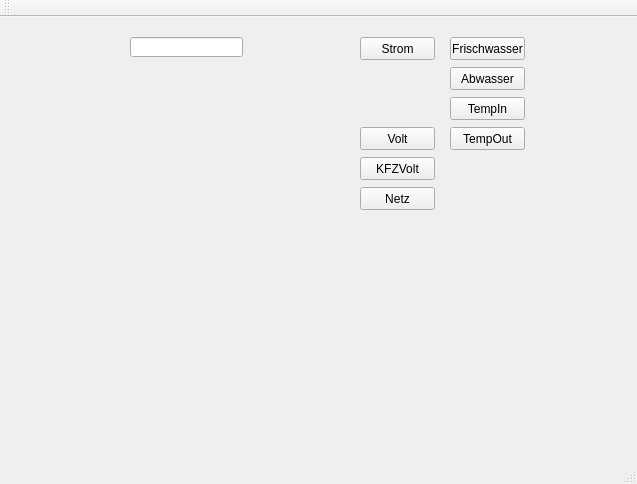
<?xml version="1.0" encoding="UTF-8"?>
<ui version="4.0">
 <class>MainWindow</class>
 <widget class="QMainWindow" name="MainWindow">
  <property name="geometry">
   <rect>
    <x>0</x>
    <y>0</y>
    <width>637</width>
    <height>484</height>
   </rect>
  </property>
  <property name="windowTitle">
   <string>MainWindow</string>
  </property>
  <widget class="QWidget" name="centralWidget">
   <widget class="QLineEdit" name="lineEdit_analogValue">
    <property name="geometry">
     <rect>
      <x>130</x>
      <y>20</y>
      <width>113</width>
      <height>20</height>
     </rect>
    </property>
   </widget>
   <widget class="QPushButton" name="pushButton_4">
    <property name="geometry">
     <rect>
      <x>360</x>
      <y>20</y>
      <width>75</width>
      <height>23</height>
     </rect>
    </property>
    <property name="text">
     <string>Strom</string>
    </property>
   </widget>
   <widget class="QPushButton" name="pushButton_5">
    <property name="geometry">
     <rect>
      <x>360</x>
      <y>110</y>
      <width>75</width>
      <height>23</height>
     </rect>
    </property>
    <property name="text">
     <string>Volt</string>
    </property>
   </widget>
   <widget class="QPushButton" name="pushButton_6">
    <property name="geometry">
     <rect>
      <x>450</x>
      <y>20</y>
      <width>75</width>
      <height>23</height>
     </rect>
    </property>
    <property name="text">
     <string>Frischwasser</string>
    </property>
   </widget>
   <widget class="QPushButton" name="pushButton_7">
    <property name="geometry">
     <rect>
      <x>450</x>
      <y>50</y>
      <width>75</width>
      <height>23</height>
     </rect>
    </property>
    <property name="text">
     <string>Abwasser</string>
    </property>
   </widget>
   <widget class="QPushButton" name="pushButton_8">
    <property name="geometry">
     <rect>
      <x>450</x>
      <y>80</y>
      <width>75</width>
      <height>23</height>
     </rect>
    </property>
    <property name="text">
     <string>TempIn</string>
    </property>
   </widget>
   <widget class="QPushButton" name="pushButton_9">
    <property name="geometry">
     <rect>
      <x>450</x>
      <y>110</y>
      <width>75</width>
      <height>23</height>
     </rect>
    </property>
    <property name="text">
     <string>TempOut</string>
    </property>
   </widget>
   <widget class="QLabel" name="label_Heizung">
    <property name="geometry">
     <rect>
      <x>20</x>
      <y>80</y>
      <width>51</width>
      <height>41</height>
     </rect>
    </property>
    <property name="text">
     <string/>
    </property>
    <property name="pixmap">
     <pixmap>../../icons/1450802136_Fire.png</pixmap>
    </property>
    <property name="scaledContents">
     <bool>true</bool>
    </property>
   </widget>
   <widget class="QLabel" name="label_Klima">
    <property name="geometry">
     <rect>
      <x>90</x>
      <y>90</y>
      <width>31</width>
      <height>31</height>
     </rect>
    </property>
    <property name="text">
     <string/>
    </property>
    <property name="pixmap">
     <pixmap>../../icons/1450802226_Snowflake.png</pixmap>
    </property>
    <property name="scaledContents">
     <bool>true</bool>
    </property>
   </widget>
   <widget class="QPushButton" name="pushButton">
    <property name="geometry">
     <rect>
      <x>360</x>
      <y>140</y>
      <width>75</width>
      <height>23</height>
     </rect>
    </property>
    <property name="text">
     <string>KFZVolt</string>
    </property>
   </widget>
   <widget class="QPushButton" name="pushButton_2">
    <property name="geometry">
     <rect>
      <x>360</x>
      <y>170</y>
      <width>75</width>
      <height>23</height>
     </rect>
    </property>
    <property name="text">
     <string>Netz</string>
    </property>
   </widget>
  </widget>
  <widget class="QMenuBar" name="menuBar">
   <property name="geometry">
    <rect>
     <x>0</x>
     <y>0</y>
     <width>637</width>
     <height>21</height>
    </rect>
   </property>
  </widget>
  <widget class="QToolBar" name="mainToolBar">
   <attribute name="toolBarArea">
    <enum>TopToolBarArea</enum>
   </attribute>
   <attribute name="toolBarBreak">
    <bool>false</bool>
   </attribute>
  </widget>
  <widget class="QStatusBar" name="statusBar"/>
 </widget>
 <layoutdefault spacing="6" margin="11"/>
 <resources/>
 <connections/>
</ui>
